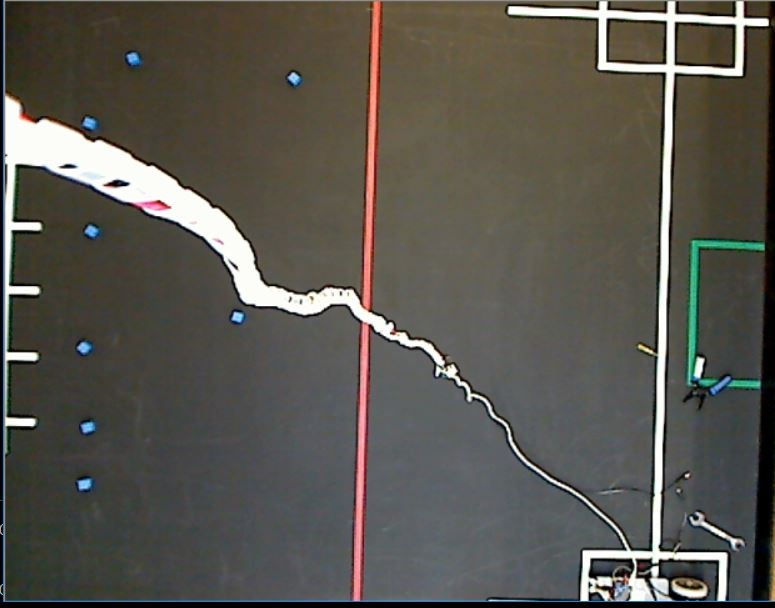
#> input picture ComputerVision/full_track.JPG, 775 x 608 px, found by its file name
$ python face_det.py
#> lines starting #> are read from the running program, lines starting #| are printed output that depends on the picture
import cv2
import numpy as np

filename = 'full_track.jpg'
img = cv2.imread(filename)
#> img is the input picture: shape (608, 775, 3); mean B, G, R 79.4, 86.5, 89
gray = cv2.cvtColor(img,cv2.COLOR_BGR2GRAY)
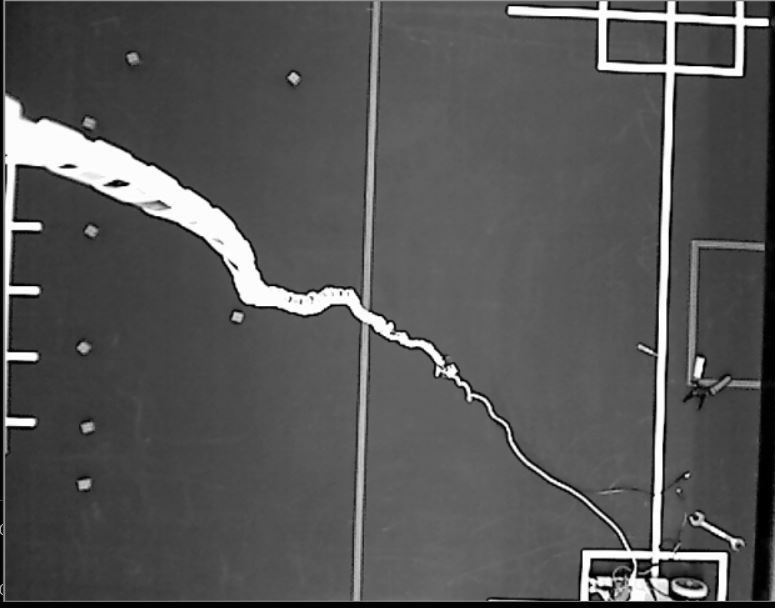
#> gray: shape (608, 775); min 0, max 255, mean 86.4

gray = np.float32(gray)
dst = cv2.cornerHarris(gray,2,3,0.04)
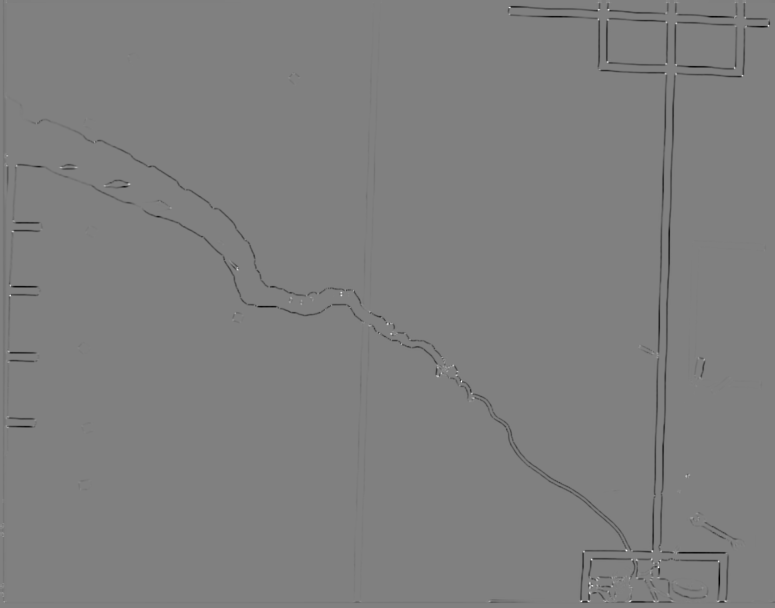
#> dst: shape (608, 775) float32; min -93240952, max 91787280, mean -624847.8; drawn with min black and max white

#result is dilated for marking the corners, not important
dst = cv2.dilate(dst,None)
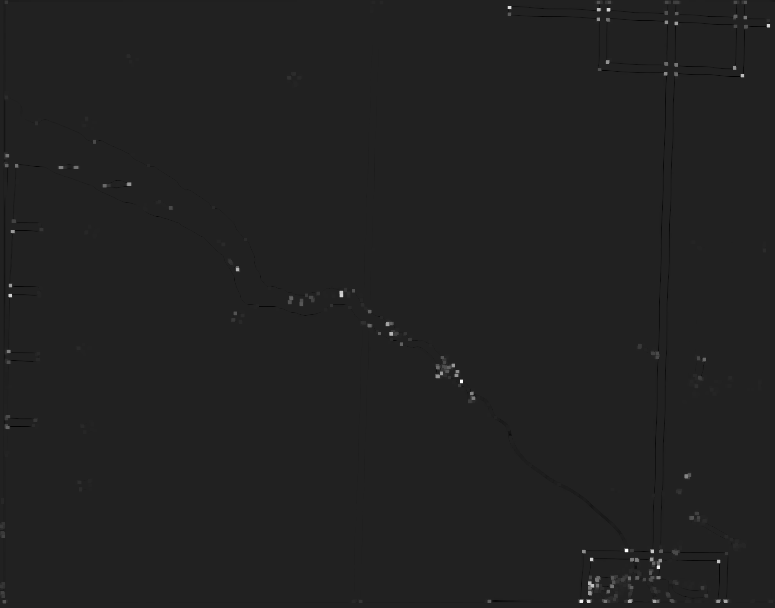
#> dst: shape (608, 775) float32; min -13911320, max 91787280, mean 109618.4; drawn with min black and max white
#print(dst)

# Threshold for an optimal value, it may vary depending on the image.

img[dst<0.000001*dst.max()]=[0,250,0]
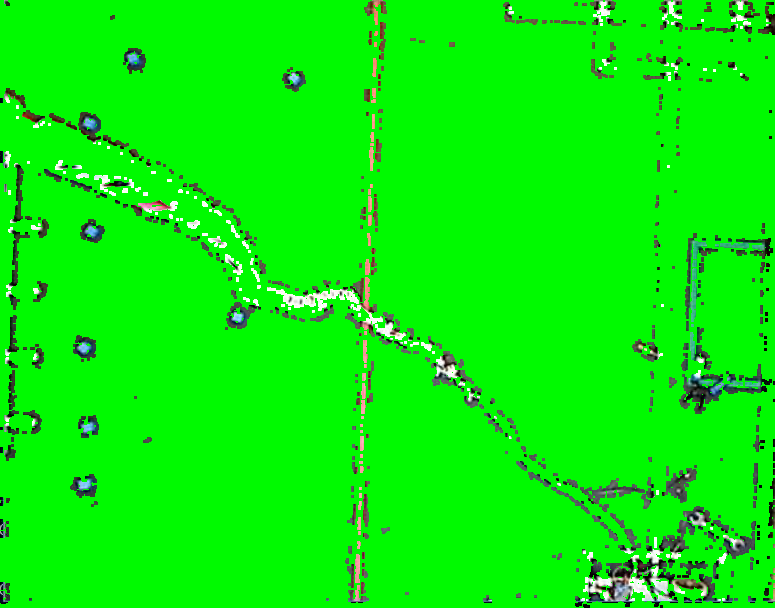
#> img: shape (608, 775, 3); mean B, G, R 7.6, 238.8, 8

cv2.imshow('dst',img)
#cv2.imwrite('dst.jpg',img)
if cv2.waitKey(0) & 0xff == 27:
#> (key Esc is pressed here)
    cv2.destroyAllWindows()

$ run again, with ComputerVision/block.jpg copied over ComputerVision/full_track.JPG
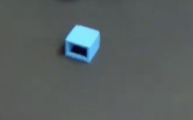
#> input picture ComputerVision/block.jpg, 193 x 120 px, found by its file name
#> img is the input picture: shape (120, 193, 3); mean B, G, R 95.9, 95.5, 88.1
#> `dst = cv2.dilate(dst,None)`:
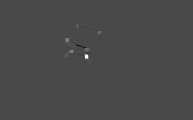
#> dst: shape (120, 193) float32; min -1655726.9, max 4119417.5, mean 4391.8; drawn with min black and max white
#> `img[dst<0.000001*dst.max()]=[0,250,0]`:
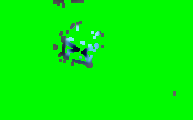
#> img: shape (120, 193, 3); mean B, G, R 4.7, 244.8, 2.7

$ run again, with ComputerVision/clouds.jpg copied over ComputerVision/full_track.JPG
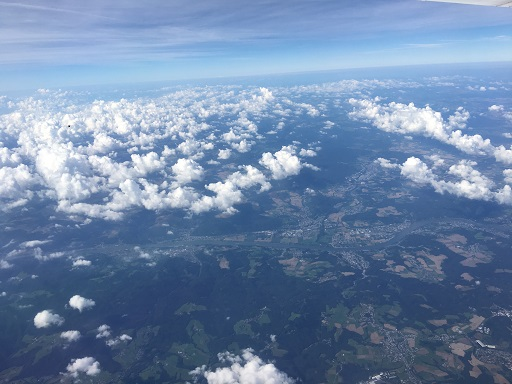
#> input picture ComputerVision/clouds.jpg, 512 x 384 px, found by its file name
#> img is the input picture: shape (384, 512, 3); mean B, G, R 167.8, 134.4, 110.1
#> `dst = cv2.dilate(dst,None)`:
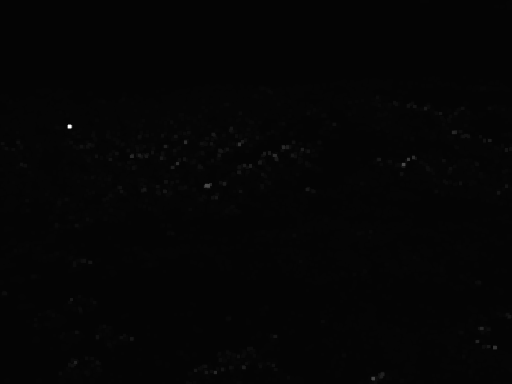
#> dst: shape (384, 512) float32; min -1847605.4, max 92712344, mean 137938.3; drawn with min black and max white
#> `img[dst<0.000001*dst.max()]=[0,250,0]`:
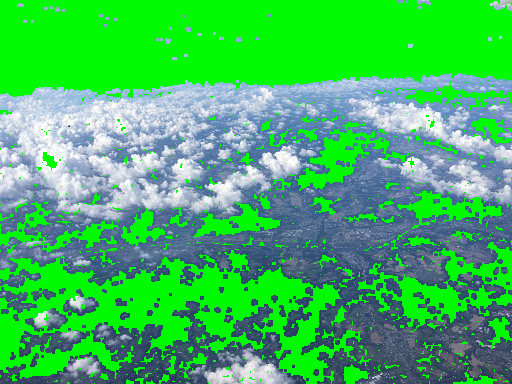
#> img: shape (384, 512, 3); mean B, G, R 95.2, 183.8, 66.4

$ run again, with ComputerVision/track.JPG copied over ComputerVision/full_track.JPG
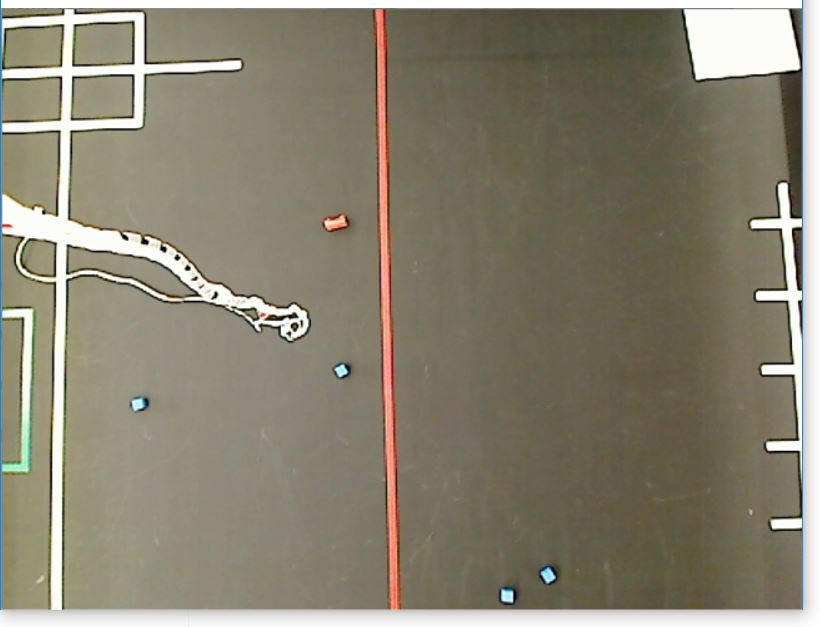
#> input picture ComputerVision/track.JPG, 823 x 627 px, found by its file name
#> img is the input picture: shape (627, 823, 3); mean B, G, R 113.5, 131.2, 137
#> `dst = cv2.dilate(dst,None)`:
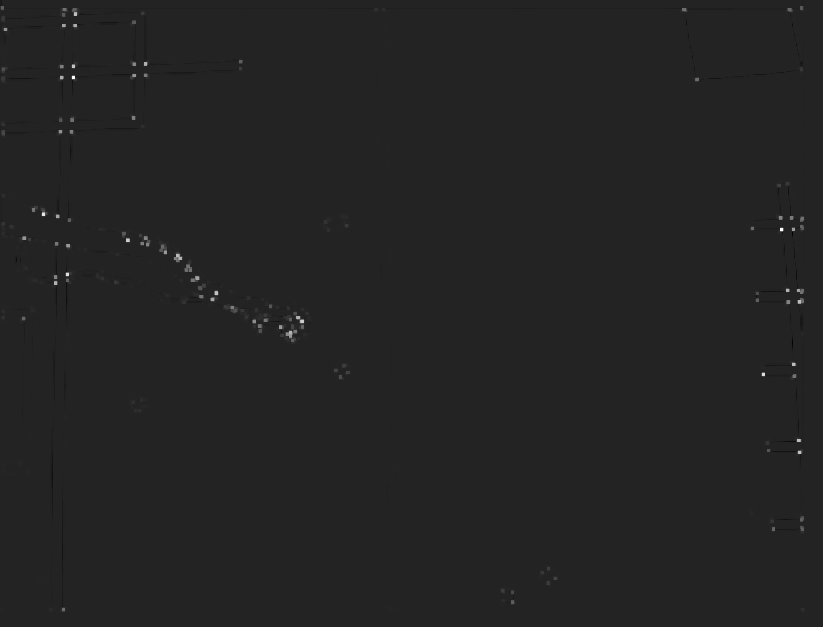
#> dst: shape (627, 823) float32; min -18276588, max 111345784, mean 118333; drawn with min black and max white
#> `img[dst<0.000001*dst.max()]=[0,250,0]`:
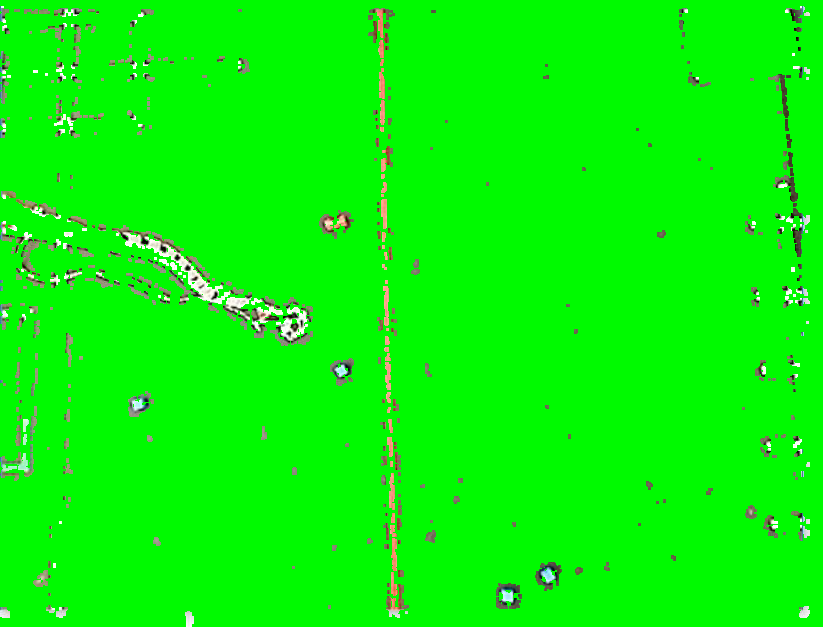
#> img: shape (627, 823, 3); mean B, G, R 5.9, 244.9, 7.3
